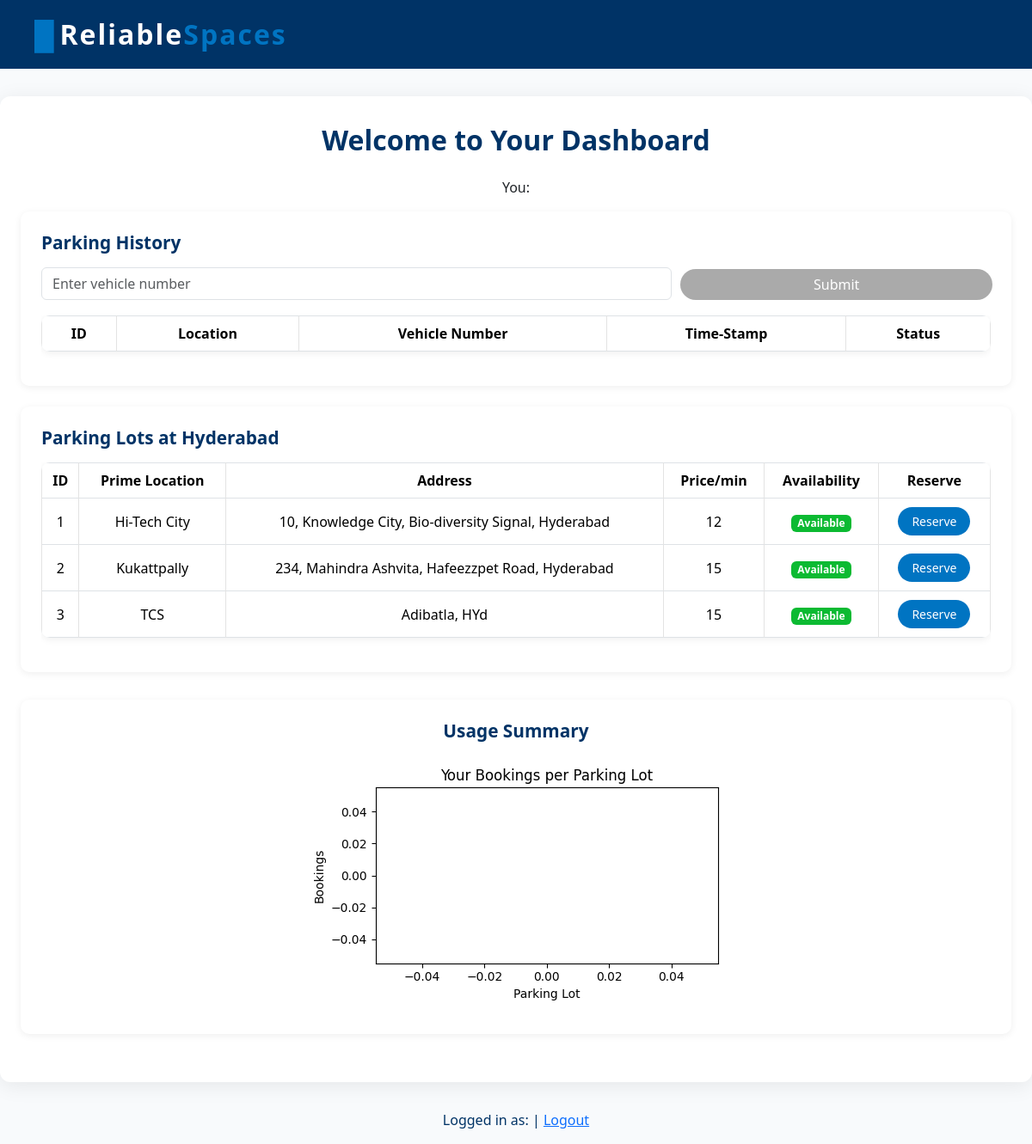
/user-dashboard, run on the app's committed database.
### model.py (models this page shows)
class Parking_Lot(db.Model):
    __tablename__ = "parkinglot"
    id = db.Column(db.Integer, primary_key=True)
    prime_location_name = db.Column(db.String, nullable=False)
    price = db.Column(db.Integer, nullable=False)
    address = db.Column(db.String, nullable=False)
    pin_code = db.Column(db.Integer, nullable=False)
    max_spots = db.Column(db.Integer, default=100)
    is_active = db.Column(db.Boolean, default=True)
    spots = db.relationship('ParkingSpot', back_populates='lot', lazy=True)

### app.py (the view)
@app.route('/user-dashboard', methods=['GET', 'POST'])
def user_dashboard():
    user_id = session.get('user_id')
    user = User.query.get(user_id)
    lots=Parking_Lot.query.filter_by(is_active=True).all()
    for lot in lots:
        lot.available = any(spot.status == 'A' for spot in lot.spots)
    vehicle_number = None
    query = ReserveParkingSpot.query.options(
        joinedload(ReserveParkingSpot.spot).joinedload(ParkingSpot.lot)
    ).filter_by(user_id=user_id)
    if request.method == 'POST':
        vehicle_number = request.form.get('vehicle_number')
        if vehicle_number:
            query = query.filter_by(vehicle_number=vehicle_number)
    parking_history = query.all()
    lot_names = []
    lot_counts = []
    lot_id_to_name = {lot.id: lot.prime_location_name for lot in lots}
    lot_booking_count = {}
    for record in parking_history:
        lot_name = lot_name = record.spot.lot.prime_location_name if record.spot and record.spot.lot else "N/A"
        lot_booking_count[lot_name] = lot_booking_count.get(lot_name, 0) + 1
    for lot_name, count in lot_booking_count.items():
        lot_names.append(lot_name)
        lot_counts.append(count)
    fig, ax = plt.subplots(figsize=(5, 3))
    ax.bar(lot_names, lot_counts, color="#42a5f5")
    ax.set_ylabel("Bookings")
    ax.set_xlabel("Parking Lot")
    ax.set_title("Your Bookings per Parking Lot")
    plt.tight_layout()
    buf = io.BytesIO()
    plt.savefig(buf, format='png')
    buf.seek(0)
    chart_data = base64.b64encode(buf.getvalue()).decode()
    plt.close(fig)
    return render_template(
        'user_dashboard.html',
        lots=lots,
        parking_history=parking_history,
        user=user,
        vehicle_number=vehicle_number,
        chart_data=chart_data
    )

### templates/user_dashboard.html (shortened to what this page needs)
<!DOCTYPE html>
<html lang="en">
<head>
  <link href="https://cdn.jsdelivr.net/npm/bootstrap@5.3.2/dist/css/bootstrap.min.css" rel="stylesheet">
</head>
<body>
  <div class="topbar">
    <a href="{{ url_for('home') }}" class="navbar-brand" style="text-decoration:none;">
      <span>&#9608;</span>Reliable<span style="color:#0074c2;">Spaces</span>
    </a>
  </div>
  <div class="dashboard-container">
    <h2>Welcome to Your Dashboard</h2>
    <p class="text-center">You: <b>{{ user.full_name }}</b></p>
    <section class="history-section mb-4">
      <h3>Parking History</h3>
      <form method="POST" class="row g-2 mb-3">
        <div class="col-md-8">
          <input type="text" class="form-control" id="vehicle" name="vehicle_number" placeholder="Enter vehicle number" value="{{ vehicle_number or '' }}">
        </div>
        <div class="col-md-4">
          <button type="submit" class="btn btn-secondary w-100">Submit</button>
        </div>
      </form>
      <div class="table-responsive">
        <table class="table table-bordered align-middle">
          <thead>
            <tr>
              <th>ID</th>
              <th>Location</th>
              <th>Vehicle Number</th>
              <th>Time-Stamp</th>
              <th>Status</th>
            </tr>
          </thead>
        </table>
      </div>
    </section>
    <section class="parking-section">
      <h3>Parking Lots at Hyderabad</h3>
      <div class="table-responsive">
        <table class="table table-bordered align-middle">
          <thead>
            <tr>
              <th>ID</th>
              <th>Prime Location</th>
              <th>Address</th>
              <th>Price/min</th>
              <th>Availability</th>
              <th>Reserve</th>
            </tr>
          </thead>
          <tbody>
            {% for lot in lots %}
            <tr>
              <td>{{ lot.id }}</td>
              <td>{{ lot.prime_location_name }}</td>
              <td>{{ lot.address }}</td>
              <td>{{ lot.price }}</td>
              <td>
                {% if lot.available %}
                  <span class="badge bg-success">Available</span>
                {% else %}
                  <span class="badge bg-danger">Full</span>
                {% endif %}
              </td>
              <td>
                {% if lot.available %}
                  <a href="{{ url_for('book_spot', lot_id=lot.id) }}" class="btn btn-primary btn-sm">Reserve</a>
                {% else %}
                  <button class="btn btn-secondary btn-sm" disabled>Reserve</button>
                {% endif %}
              </td>
            </tr>
            {% endfor %}
          </tbody>
        </table>
      </div>
    </section>
    <section class="analytics">
      <h3 class="text-center">Usage Summary</h3>
      {% if chart_data %}
        <div class="d-flex justify-content-center">
          <img alt="Usage chart">
        </div>
      {% else %}
        <p>No usage data available.</p>
      {% endif %}
    </section>
  </div>
  <footer>
    <p>Logged in as: {{ user.full_name }} | <a href="{{ url_for('logout') }}">Logout</a></p>
  </footer>
</body>
</html>

### templates/user_dashboard.html (style rules this page uses)
body { background: #f8fafc; min-height: 100vh; }
.topbar { width: 100%; background: #003366; padding: 1rem 0.5rem 1rem 0.5rem; display: flex; align-items: center; justify-content: space-between; margin-bottom: 2rem; }
.navbar-brand { color: #fff; font-weight: bold; font-size: 2rem; letter-spacing: 2px; display: flex; align-items: center; margin-left: 2rem; text-decoration: none; }
.navbar-brand span { color: #0074c2; margin-right: 0.3rem; }
.dashboard-container { max-width: 1200px; margin: 0 auto 2rem auto; background: #fff; border-radius: 12px; box-shadow: 0 4px 24px rgba(0,0,0,0.08); padding: 32px 24px 24px 24px; }
h2 { color: #003366; font-weight: bold; text-align: center; margin-bottom: 1.5rem; }
h3 { color: #003366; font-size: 1.3rem; font-weight: 600; margin-bottom: 1rem; }
table { width: 100%; border-collapse: collapse; margin-bottom: 30px; background: #f8fafc; border-radius: 10px; overflow: hidden; box-shadow: 0 2px 8px #0001; }
th, td { padding: 12px; border: 1px solid #e3e3e3; text-align: center; }
th { background-color: #e3f2fd; color: #003366; font-weight: 600; }
.btn { padding: 6px 16px; margin: 2px; border: none; border-radius: 20px; cursor: pointer; font-weight: 500; }
.btn-primary { background-color: #0074c2; color: white; }
.btn-secondary { background-color: #aaa; color: white; }
.badge.bg-success { background-color: #0cba32 !important; }
.history-section, .analytics, .parking-section { background: #fff; border-radius: 10px; box-shadow: 0 2px 8px #0001; padding: 24px; margin-bottom: 32px; }
footer { text-align: center; color: #003366; margin-bottom: 1rem; margin-top: 2rem; }

### data on the page
Parking_Lot: id "1", prime_location_name "Hi-Tech City", address "10, Knowledge City, Bio-diversity Signal, Hyderabad", price "12"
Parking_Lot: id "2", prime_location_name "Kukattpally", address "234, Mahindra Ashvita, Hafeezzpet Road, Hyderabad", price "15"
Parking_Lot: id "3", prime_location_name "TCS", address "Adibatla, HYd", price "15"
